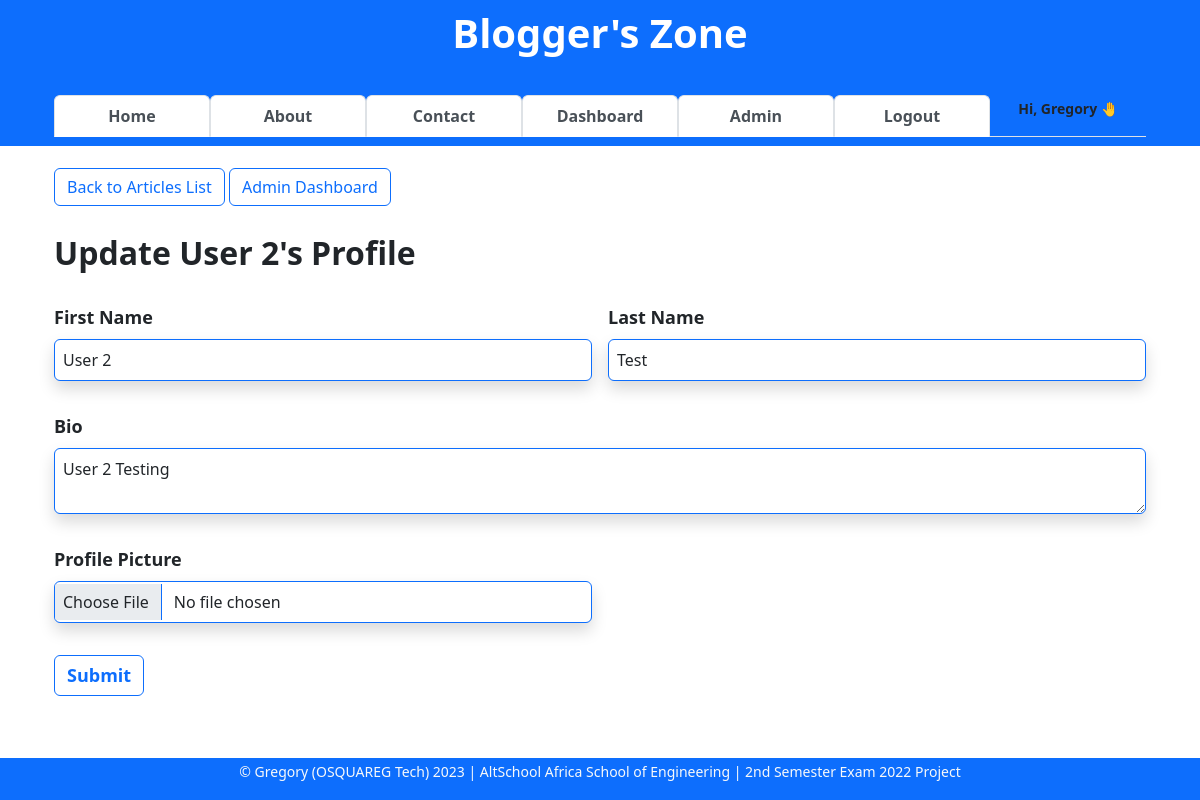
The page /admin-user/update/4 (signed in) on the database as committed earlier.
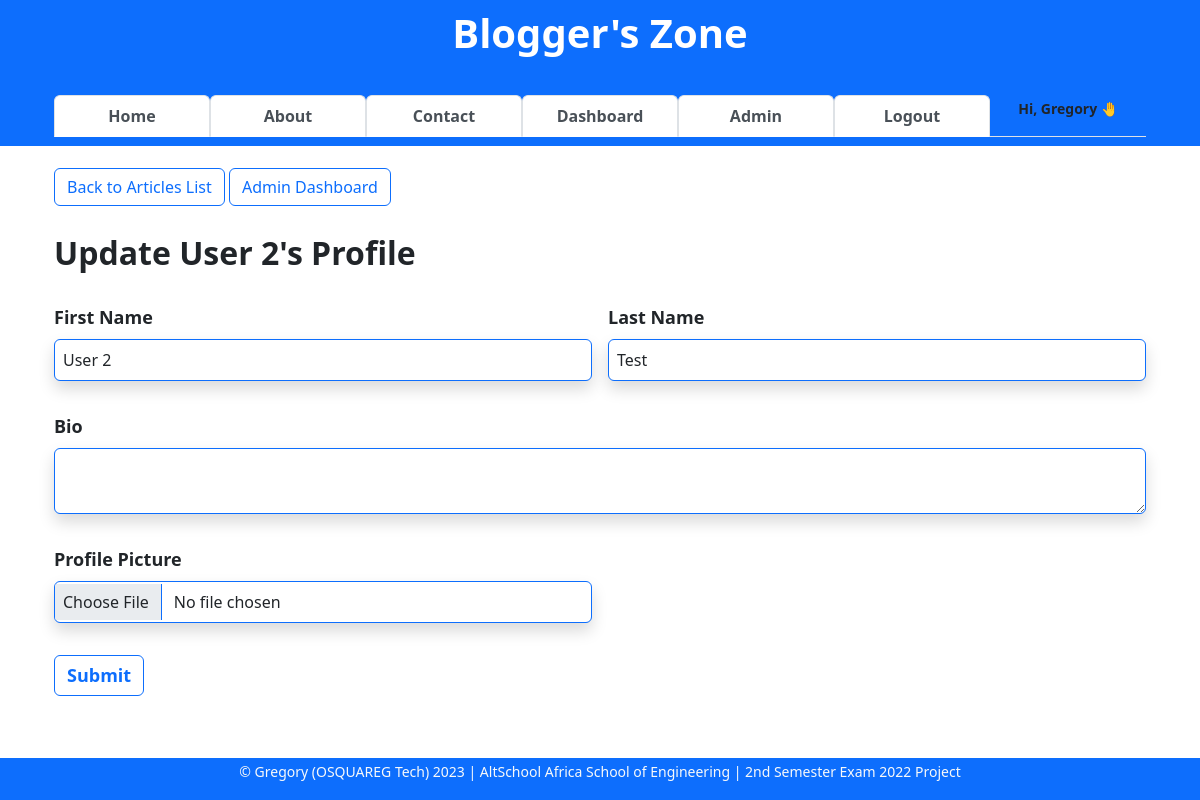
The same page on the database as committed later.
### app/models.py (models this page shows, shortened)
class User(db.Model, UserMixin):
    __tablename__ = "users"
    id = db.Column(db.Integer, primary_key=True)
    firstname = db.Column(db.String(255), nullable=False)
    lastname = db.Column(db.String(255), nullable=False)
    username = db.Column(db.String(25), nullable=False, unique=True)
    email = db.Column(db.Text(150), nullable=False, unique=True)
    password_hash = db.Column(db.Text(255), nullable=False, unique=True)
    bio = db.Column(db.Text(), nullable=True)
    date_joined = db.Column(db.DateTime, default=datetime.utcnow)
    is_active = db.Column(db.Boolean, default=True)
    is_admin = db.Column(db.Boolean, default=False)
    profile_pic = db.Column(db.String(), nullable=True)
    last_updated_by = db.Column(db.String)
    last_updated_on = db.Column(db.DateTime, onupdate=datetime.utcnow)
    articles = db.relationship("Article", backref="author")
    comments = db.relationship("Comment", backref="commenter")
    article_likes = db.relationship("ArticleLike", backref="art_liker")
    comment_likes = db.relationship("CommentLike", backref="com_liker")

### app/admin/admin_users.py (the view, shortened to what this page needs)
@blueprint.route("/update/<int:id>", methods=["GET", "POST"])
@login_required
def update(id):
    form = UserForm()
    user = User.query.get_or_404(id)
    if current_user.is_admin:
        form.firstname.data = user.firstname
        form.lastname.data = user.lastname
        form.bio.data = user.bio
    else:
        flash(f"You are not authorized to update this user profile!")
        return redirect(url_for("user.dashboard", id=user.id))
    context = {
        "form": form,
        "user": user,
    }
    return render_template("admin-update-user.html", **context)

### app/main.py (called while the page is built)
@login_man.user_loader
def user_loader(id):
    return User.query.get(int(id))

### app/admin/templates/admin-update-user.html (shortened to what this page needs)
{% extends 'base.html' %}
{% block content %}
<div class="container">
    <div>
        <a href="/#all-articles-list" class="btn btn-outline-primary mb-1 border border-primary">Back to Articles
            List</a>
        <a href="{{ url_for('admin.admin', un=current_user.username) }}" class="btn btn-outline-primary mb-1 border border-primary">Admin
            Dashboard</a>
    </div>
    <br>
    <div class="form-group">
        <div class="form-group">
            <h2 style="font-weight:bold">Update {{ user.firstname }}'s Profile</h2>
        </div>
        <br>
        <form class="row g-3" action="{{ url_for('admin-users.update', id=user.id) }}" method="POST"
            enctype="multipart/form-data">
            <div class="col-md-6">
                {{ form.firstname.label(class="form-label", style="font-weight:bold; font-size:18px") }}
                {{ form.firstname(class="form-control shadow p-2 mb-3 bg-body rounded border border-primary") }}
            </div>
            <div class="col-md-6">
                {{ form.lastname.label(class="form-label", style="font-weight:bold; font-size:18px") }}
                {{ form.lastname(class="form-control shadow p-2 mb-3 bg-body rounded border border-primary") }}
            </div>
            <div class="row-cols-auto">
                {{ form.bio.label(class="form-label", style="font-weight:bold; font-size:18px") }}
                {{ form.bio(class="form-control shadow p-2 mb-3 bg-body rounded border border-primary") }}
            </div>
            <div class="col-md-6">
                {{ form.profile_pic.label(class="form-label", style="font-weight:bold; font-size:18px") }}
                {{ form.profile_pic(class="form-control shadow p-2 mb-3 bg-body rounded border border-primary", value=user.profile_pic) }}
            </div>
            <div class="row-cols-7">
                {{ form.submit(class="btn btn btn-outline-primary border border-primary", style="font-weight:bold; font-size:18px") }}
            </div>
        </form>
    </div>
</div>
{% endblock content %}

Rows that differ between the two databases and show on the page:
changed User "User 2": bio "User 2 Testing" → (not shown)
